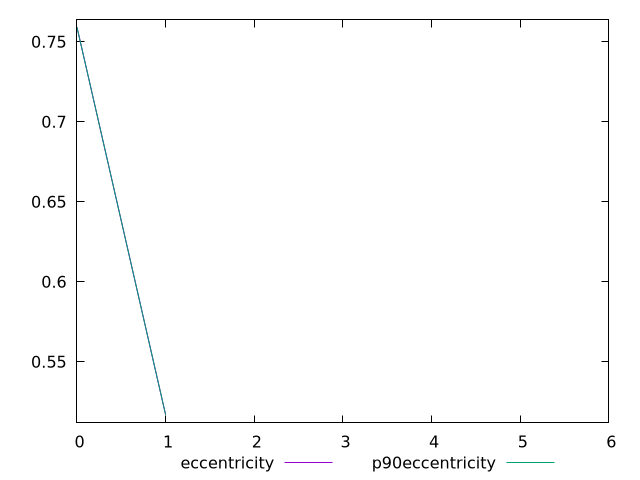

Generate this figure with gnuplot:
$_eccentricity <<EOF
0 0.7591165839316241
1 0.5167658463831901
2 NaN
3 NaN
4 NaN
5 NaN
6 NaN
EOF
$_p90Eccentricity <<EOF
0 0.7591165839316241
1 0.5167658463831901
2 NaN
3 NaN
4 NaN
5 NaN
6 NaN
EOF
set key outside below
set terminal pngcairo
set output "report_00006_2020-11-02T20-21-41.718Z/unused-javascript/progession_eccentricity_p90eccentricity.png"
set yrange [0.5119188316322214:0.7639635986825928]
plot $_eccentricity title "eccentricity" with line ,$_p90Eccentricity title "p90eccentricity" with line ,
